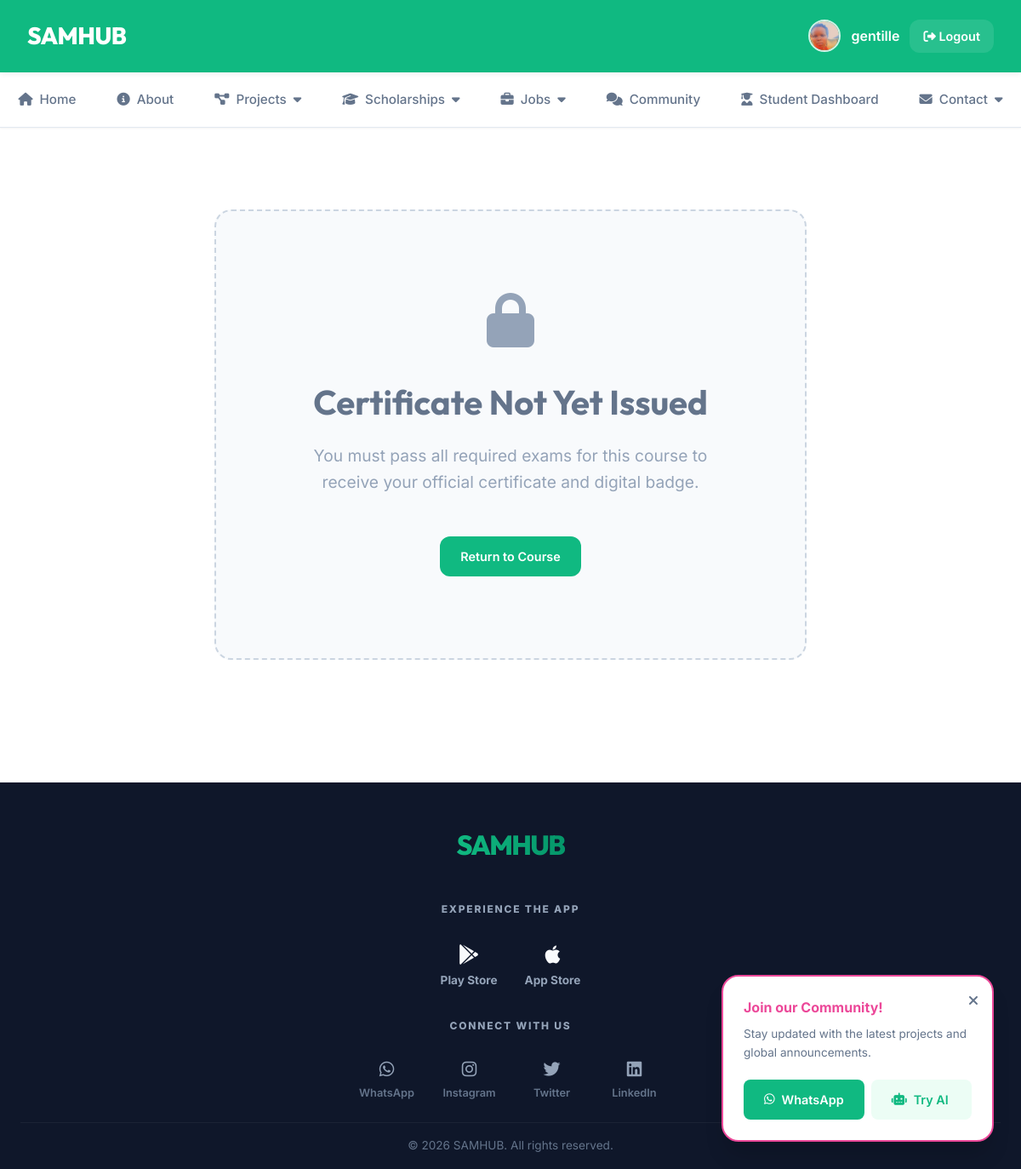
Page /learn/courses/1/certificate/ (signed in) on the committed database.
### Login_System/models.py (models this page shows, shortened)
class User(AbstractUser):
    email = models.EmailField(max_length=50, unique=True)
    image = models.ImageField(upload_to='profile_pics', default='default.jpg')
    sex = models.CharField(max_length=10, blank=True, null=True)
    phone = models.CharField(max_length=50, blank=True, null=True)
    year = models.CharField(max_length=50, blank=True, null=True)
    address = models.CharField(max_length=255, blank=True, null=True)
    date_of_birth = models.DateField(blank=True, null=True)
    qualification = models.CharField(max_length=50, blank=True, null=True)
    experience = models.CharField(max_length=50, blank=True, null=True)
    User_type = (
        ('Admin', 'Admin'),
        ('User', 'User'),
        ('Student', 'Student'),
    )
    user_type = models.CharField(max_length=50, choices=User_type, default='User')
    is_approved = models.BooleanField(default=False)
    is_disabled = models.BooleanField(default=False)
    first_login = models.BooleanField(default=True)
    created_at = models.DateTimeField(auto_now_add=True)
    updated_at = models.DateTimeField(auto_now=True)

### Learning_certificate/views.py (the view)
# urls.py: path('courses/<int:course_id>/certificate/', views.certificate_view, name='certificate_view'),
@login_required
def certificate_view(request, course_id):
    enrollment = get_object_or_404(
        Enrollment, student=request.user, course_id=course_id
    )
    certificate, _ = Certificate.objects.get_or_create(enrollment=enrollment)
    if certificate.can_issue() and not certificate.is_issued:
        certificate.issue_certificate()
    return render(request, 'Learning_certificate/certificate.html', {
        'certificate': certificate
    })

### Learning_certificate/models.py (called while the page is built, shortened)
    def can_issue(self):
        exams = self.enrollment.course.exams.filter(is_published=True)
        if exams.count() == 0:
            return False

### templates/Learning_certificate/certificate.html (shortened to what this page needs)
{% extends "Login_System/base.html" %}
{% load static %}
{% block content %}
<div class="certificate-container">
    {% if certificate.is_issued %}
    <div class="certificate-card">
        <div class="badge-visual">
            <i class="fas fa-certificate"></i>
            <div class="badge-star"><i class="fas fa-star"></i></div>
        </div>
        <h1 class="cert-title">Certificate of Completion</h1>
        <p style="text-transform: uppercase; letter-spacing: 0.3em; color: var(--text-muted); margin-bottom: 2rem;">This
            is to certify that</p>
        <h2 style="font-size: 4rem; font-family: 'Outfit'; margin-bottom: 1.5rem;">{{
            certificate.enrollment.student.username }}</h2>
        <p class="cert-body">
            has successfully completed all requirements and passed all examinations for the course
        </p>
        <h3 class="cert-course">{{ certificate.enrollment.course.title }}</h3>
        <div class="cert-footer">
            <div class="signature-box">
                <div class="signature-line"></div>
                <p style="font-weight: 700;">Head Admin, SAMHUB</p>
                <p style="color: var(--text-muted); font-size: 0.9rem;">Issued on: {{ certificate.issued_at|date:"F d,
                    Y" }}</p>
            </div>
            {% if certificate.certificate_file %}
            <a href="{{ certificate.certificate_file.url }}" download class="btn btn-primary"
                style="padding: 1rem 2rem;">
                <i class="fas fa-download"></i> Download Official PDF
            </a>
            {% else %}
            <div style="text-align: right;">
                <span style="color: var(--accent); font-weight: 700;"><i class="fas fa-check-circle"></i> Digital Badge
                    Verified</span>
            </div>
            {% endif %}
        </div>
    </div>
    {% else %}
    <div style="padding: 6rem; background: #f8fafc; border-radius: var(--radius-lg); border: 2px dashed #cbd5e1;">
        <i class="fas fa-lock" style="font-size: 4rem; color: #94a3b8; margin-bottom: 2rem;"></i>
        <h2 style="font-family: 'Outfit'; font-size: 2.5rem; color: #64748b;">Certificate Not Yet Issued</h2>
        <p style="font-size: 1.2rem; color: #94a3b8; max-width: 500px; margin: 1rem auto 3rem;">
            You must pass all required exams for this course to receive your official certificate and digital badge.
        </p>
        <a href="{% url 'course_detail' certificate.enrollment.course.id %}" class="btn btn-primary">Return to
            Course</a>
    </div>
    {% endif %}
</div>
{% endblock %}

### templates/Login_System/base.html (shortened to what this page needs)
{% load static %}
<!DOCTYPE html>
<html lang="en">
<head>
    <link rel="stylesheet" href="https://cdnjs.cloudflare.com/ajax/libs/font-awesome/6.5.0/css/all.min.css">
    <link rel="stylesheet" href="{% static 'css/style.css' %}">
</head>
<body>
    <header>
        <h1>SAMHUB</h1>
        <div class="user-actions">
            {% if user.is_authenticated %}
            <div class="user-profile">
                <img src="{{ user.image.url }}" alt="{{ user.username }}">
                <span style="font-weight: 600;">{{ user.username }}</span>
                <a href="{% url 'logout' %}"><i class="fas fa-sign-out-alt"></i> Logout</a>
            </div>
            {% else %}
            <div class="user-profile">
                <a href="{% url 'Login' %}">Login</a>
                <a href="{% url 'register' %}" class="btn btn-primary"
                    style="color: white; padding: 0.5rem 1.25rem;">Register</a>
            </div>
            {% endif %}
        </div>
    </header>
    <nav>
        <a href="{% url 'home' %}" class="{% if request.resolver_match.url_name == 'home' %}active{% endif %}">
            <i class="fas fa-home"></i> Home
        </a>
        <a href="{% url 'about' %}" class="{% if request.resolver_match.url_name == 'about' %}active{% endif %}">
            <i class="fas fa-info-circle"></i> About
        </a>
        <div class="nav-item">
            <a href="#"><i class="fas fa-project-diagram"></i> Projects <i class="fas fa-caret-down"></i></a>
        </div>
        <div class="nav-item">
            <a href="#"><i class="fas fa-graduation-cap"></i> Scholarships <i class="fas fa-caret-down"></i></a>
        </div>
        <div class="nav-item">
            <a href="#"><i class="fas fa-briefcase"></i> Jobs <i class="fas fa-caret-down"></i></a>
        </div>
        <a href="{% url 'chat_room' %}"
            class="{% if request.resolver_match.url_name == 'chat_room' %}active{% endif %}">
            <i class="fas fa-comments"></i> Community
        </a>
        {% if user.is_authenticated %}
        {% if user.user_type == 'Student' %}
        <a href="{% url 'student_dashboard' %}"
            class="{% if request.resolver_match.url_name == 'student_dashboard' %}active{% endif %}">
            <i class="fas fa-user-graduate"></i> Student Dashboard
        </a>
        {% elif user.user_type == 'Admin' or user.is_superuser %}
        <a href="{% url 'dashboard_admin' %}"
            class="{% if request.resolver_match.url_name == 'dashboard_admin' %}active{% endif %}">
            <i class="fas fa-user-shield"></i> Admin Dashboard
        </a>
        {% endif %}
        {% endif %}
        <div class="nav-item contact-link">
            <a href="#"><i class="fas fa-envelope"></i> Contact <i class="fas fa-caret-down"></i></a>
        </div>
    </nav>
    {% if user.is_authenticated %}
    <div id="popup-notification" class="popup-notification">
        <h4 style="color: var(--secondary); margin-bottom: 0.5rem;">Join our Community!</h4>
        <p style="font-size: 0.85rem; color: var(--text-muted); margin-bottom: 1.25rem;">Stay updated with the latest
            projects and global announcements.</p>
        <div style="display: flex; gap: 0.5rem;">
            <a href="{% url 'chat_room' %}" target="_blank" class="btn btn-primary"
                style="flex: 1; background: var(--accent); border-radius: 0.5rem;">
                <i class="fab fa-whatsapp"></i> WhatsApp
            </a>
            <a href="{% url 'ai_chat_room' %}" class="btn btn-ghost" style="flex: 1; border-radius: 0.5rem;">
                <i class="fas fa-robot"></i> Try AI
            </a>
        </div>
        <span id="popup-close" class="popup-close"><i class="fas fa-times"></i></span>
    </div>
    {% endif %}
    <main class="page-wrapper">
        {% block content %}{% endblock %}
    </main>
    <footer class="minimal-footer">
        <div class="footer-core">
            <h2 class="footer-logo">SAMHUB</h2>
            <div class="footer-label">EXPERIENCE THE APP</div>
            <div class="footer-store-badges">
                <a href="#" class="store-item">
                    <i class="fab fa-google-play"></i>
                    <span>Play Store</span>
                </a>
                <a href="#" class="store-item">
                    <i class="fab fa-apple"></i>
                    <span>App Store</span>
                </a>
            </div>
            <div class="footer-label">CONNECT WITH US</div>
            <div class="social-grid">
                <a href="#" class="social-item">
                    <i class="fab fa-whatsapp"></i>
                    <span>WhatsApp</span>
                </a>
                <a href="#" class="social-item">
                    <i class="fab fa-instagram"></i>
                    <span>Instagram</span>
                </a>
                <a href="#" class="social-item">
                    <i class="fab fa-twitter"></i>
                    <span>Twitter</span>
                </a>
                <a href="#" class="social-item">
                    <i class="fab fa-linkedin"></i>
                    <span>LinkedIn</span>
                </a>
            </div>
        </div>
        <div class="footer-bottom-text">
            <p>&copy; 2026 SAMHUB. All rights reserved.</p>
        </div>
    </footer>
</body>
</html>

### static/css/style.css (style rules this page uses)
:root { --primary: #10B981; --primary-hover: #059669; --primary-light: #ecfdf5; --secondary: #EC4899; --accent: #10B981; --background: #FFFFFF; --surface: #FFFFFF; --text-main: #0F172A; --text-muted: #64748B; --border: #E2E8F0; --shadow-sm: 0 1px 2px 0 rgba(0, 0, 0, 0.05); --shadow-md: 0 4px 6px -1px rgba(0, 0, 0, 0.1), 0 2px 4px -1px rgba(0, 0, 0, 0.06); --shadow-lg: 0 10px 15px -3px rgba(0, 0, 0, 0.1), 0 4px 6px -2px rgba(0, 0, 0, 0.05); --radius-md: 0.75rem; --radius-lg: 1.25rem; }
html { scroll-behavior: smooth; }
* { margin: 0; padding: 0; box-sizing: border-box; font-family: 'Inter', 'Roboto', sans-serif; }
body { background-color: #FFFFFF; background: #FFFFFF; color: var(--text-main); line-height: 1.6; min-height: 100vh; }
header { background: var(--primary); color: white; padding: 1.25rem 2rem; display: flex; justify-content: space-between; align-items: center; box-shadow: 0 4px 6px -1px rgba(0, 0, 0, 0.05); position: relative; z-index: 1000; }
header h1 { font-family: 'Outfit', sans-serif; font-weight: 800; font-size: 1.75rem; letter-spacing: -0.02em; }
.user-profile { display: flex; align-items: center; gap: 0.75rem; }
.user-profile img { width: 38px; height: 38px; border-radius: 50%; border: 2px solid rgba(255, 255, 255, 0.8); object-fit: cover; }
.user-profile a { color: white; text-decoration: none; font-weight: 600; font-size: 0.9rem; padding: 0.5rem 1rem; background: rgba(255, 255, 255, 0.1); border-radius: var(--radius-md); transition: all 0.2s; }
nav { background: var(--surface); display: flex; justify-content: center; gap: 1.5rem; padding: 0.75rem 0; box-shadow: var(--shadow-sm); border-bottom: 1px solid var(--border); position: sticky; top: 0; z-index: 999; }
nav a { text-decoration: none; color: var(--text-muted); font-weight: 500; font-size: 0.95rem; padding: 0.5rem 0.75rem; border-radius: 0.5rem; display: flex; align-items: center; gap: 0.5rem; transition: all 0.2s; }
.nav-item { position: relative; }
.page-wrapper { min-height: calc(100vh - 200px); display: flex; flex-direction: column; padding: 2rem 1rem; max-width: 1200px; margin: 0 auto; }
.btn { padding: 0.75rem 1.5rem; border-radius: var(--radius-md); font-weight: 600; text-decoration: none; display: inline-flex; align-items: center; gap: 0.5rem; transition: all 0.2s; cursor: pointer; border: none; font-size: 0.9rem; }
.btn-primary { background: var(--primary); color: white; }
.btn-ghost { background: var(--primary-light); color: var(--primary); }
.minimal-footer { background: #0f172a; color: white; padding: 3rem 1.5rem 1rem; text-align: center; margin-top: 3rem; }
.footer-core { max-width: 900px; margin: 0 auto; display: flex; flex-direction: column; align-items: center; gap: 2rem; }
.footer-logo { font-family: 'Outfit', sans-serif; font-size: 2rem; font-weight: 800; letter-spacing: -0.05em; background: linear-gradient(to right, #10B981, #059669); background-clip: text; -webkit-background-clip: text; -webkit-text-fill-color: transparent; margin-bottom: 0.5rem; }
.footer-label { font-size: 0.75rem; color: #94a3b8; font-weight: 800; letter-spacing: 0.15em; text-transform: uppercase; }
.footer-store-badges { display: flex; gap: 2rem; }
.store-item { display: flex; flex-direction: column; align-items: center; gap: 0.5rem; text-decoration: none; transition: all 0.3s ease; }
.store-item i { font-size: 1.5rem; color: #f8fafc; }
.store-item span { color: #94a3b8; font-weight: 700; font-size: 0.85rem; }
.social-grid { display: grid; grid-template-columns: repeat(4, 1fr); gap: 2rem; }
.social-item { display: flex; flex-direction: column; align-items: center; gap: 0.5rem; text-decoration: none; transition: all 0.3s ease; }
.social-item i { font-size: 1.25rem; color: #94a3b8; }
.social-item span { font-size: 0.8rem; font-weight: 600; color: #64748b; }
.footer-bottom-text { margin-top: 1.5rem; padding-top: 1rem; border-top: 1px solid rgba(255, 255, 255, 0.05); color: #64748b; font-size: 0.85rem; }
.popup-notification { position: fixed; bottom: 2rem; right: 2rem; width: 320px; background: white; padding: 1.5rem; border-radius: var(--radius-lg); box-shadow: 0 20px 25px -5px rgba(0, 0, 0, 0.15); border: 2px solid var(--secondary); z-index: 10000; display: none; animation: slideIn 0.5s cubic-bezier(0.175, 0.885, 0.32, 1.275); }
.popup-close { position: absolute; top: 1rem; right: 1rem; cursor: pointer; color: var(--text-muted); }

### templates/Learning_certificate/certificate.html (style rules this page uses)
.certificate-container { padding: 4rem 2rem; max-width: 1000px; margin: 0 auto; text-align: center; }

### rows in the picture
User: image (picture), username "gentille"
